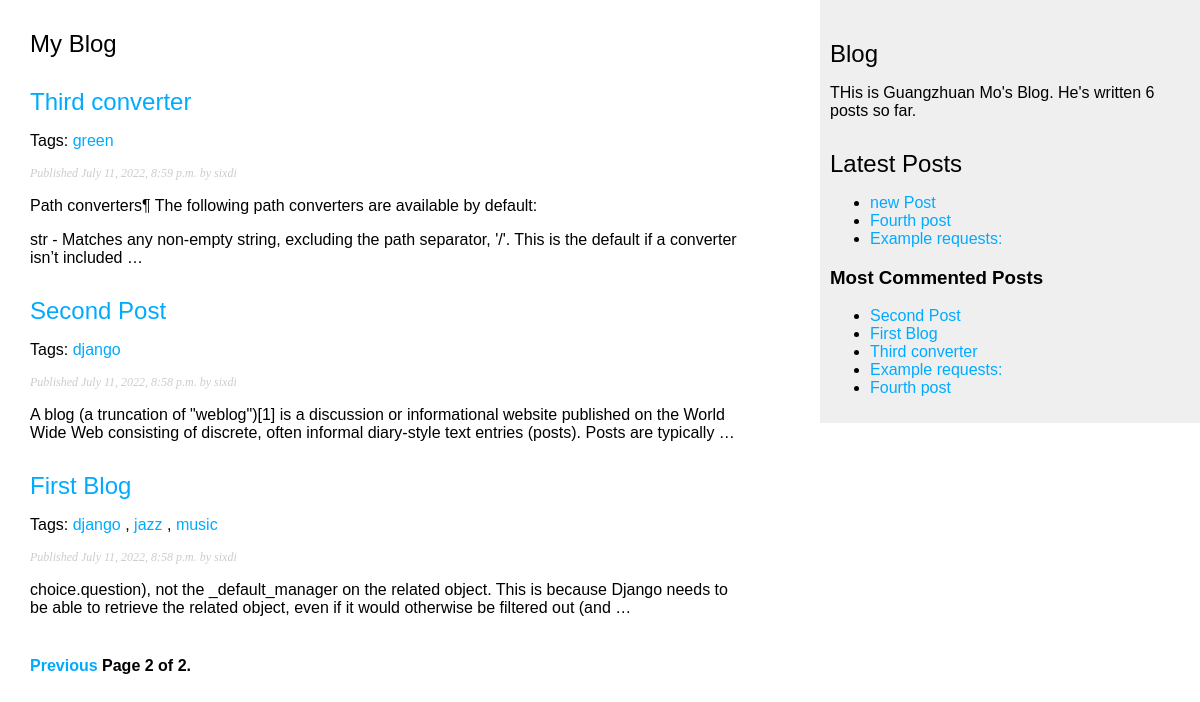
Screenshot of /blog/?page=2 with the database file from the repository.
### blog/models.py (models this page shows, shortened)
class Post(models.Model):
    STATUS_CHOICE = (
        ('draft', 'Draft'),
        ('published', 'Published'),
    )
    title = models.CharField(max_length=250)
    slug = models.SlugField(max_length=250, unique_for_date='publish')
    author = models.ForeignKey(User, on_delete=models.CASCADE, related_name='blog_posts')
    body = models.TextField()
    publish = models.DateTimeField(default=timezone.now)
    created = models.DateTimeField(auto_now_add=True)
    updated = models.DateTimeField(auto_now=True)
    status = models.CharField(max_length=10, choices=STATUS_CHOICE, default='draft')
    tags = TaggableManager()
    class Meta:
        ordering = ('-publish', )
    objects = models.Manager()
    published = PublishedManager()
    def get_absolute_url(self):
        return reverse('blog:post_detail', args=[
            self.publish.year,
            self.publish.month,
            self.publish.day, self.slug
        ])

### blog/views.py (the view)
# urls.py: path('', views.post_list, name='post_list'),
def post_list(request, tag_slug=None):
    tag = None
    posts = Post.published.all()
    if tag_slug:
        tag = get_object_or_404(Tag, slug=tag_slug)
        posts = posts.filter(tags__in=[tag])
    per_page = 3
    paginator = Paginator(object_list=posts, per_page=per_page)
    page = request.GET.get('page')
    try:
        posts = paginator.page(page)
    except PageNotAnInteger:
        posts = paginator.page(1)
    except EmptyPage:
        posts = paginator.page(paginator.num_pages)
    context = {
        'page': page,
        'posts': posts,
        'tag': tag,
    }
    return render(request, 'blog/post/list.html', context=context)

### blog/models.py (called while the page is built)
    def get_queryset(self):
        return super(PublishedManager, self).get_queryset().filter(status='published')

### blog/templatetags/blog_tags.py (called while the page is built)
@register.simple_tag
def total_posts():
    return Post.published.count()

@register.inclusion_tag('blog/post/latest_posts.html')
def show_latest_posts(count=5):
    lastest_posts = Post.published.order_by('-publish')[:count]
    return {'latest_posts': lastest_posts}

@register.simple_tag
def get_most_commented_posts(count=5):
    return Post.published.annotate(total_comments=Count('comments')).order_by('-total_comments')[:count]

@register.filter(name='markdown')
def markdown_format(text):
    return mark_safe(markdown.markdown(text))

### templates/blog/post/list.html (shortened to what this page needs)
{% extends 'blog/base.html' %}
{% load blog_tags %}
{% block content %}
    <h2>My Blog</h2>
    {% for post in posts %}
        <h2>
            <a href="{{ post.get_absolute_url }}">
                {{post.title}}
            </a>
        </h2>
        <p class="tags">
            Tags:
            {% for tag in post.tags.all %}
                <a href="{% url 'blog:post_list_by_tag' tag.slug %} ">{{tag.name}}</a>
                {% if not forloop.last %}, {% endif %}
            {% endfor %}
        </p>
        <p class="date">
            Published {{ post.publish }} by {{ post.author }}
        </p>
        {{ post.body|markdown|truncatewords_html:30}}
    {% endfor %}
    {% include "blog/post/pagination.html" with page=posts %}
{% endblock %}

### templates/blog/base.html (shortened to what this page needs)
{% load static %}
{% load blog_tags %}
<!DOCTYPE html>
<html lang="en">
<head>
    <link href="{% static 'css/blog.css' %}" rel="stylesheet">
</head>
<body>
    <div id="content">
        {% block content %}
        {% endblock %}
    </div>
    <div id="sidebar">
        <h2>Blog</h2>
        <p>THis is Guangzhuan Mo's Blog. He's written {% total_posts %} posts so far.</p>
        <h2>Latest Posts</h2>
        {% show_latest_posts 3 %}
        <h3>Most Commented Posts</h3>
        {% get_most_commented_posts as most_commented_posts %}
        <ul>
            {% for post in most_commented_posts%}
                <li>
                    <a href="{{post.get_absolute_url}}">{{post.title}}</a>
                </li>
            {% endfor%}
        </ul>
    </div>
</body>
</html>

### templates/blog/post/latest_posts.html
<ul>
    {% for post in latest_posts %}
        <li>
            <a href="{{post.get_absolute_url}}">{{post.title}}</a>
        </li>
    {% endfor %}
</ul>

### static/css/blog.css (style rules this page uses)
body { margin:0; padding:0; font-family:helvetica, sans-serif; }
a { color:#00abff; text-decoration:none; }
h2 { font-weight:normal; margin:30px 0 0; }
#content { float:left; width:60%; padding:0 0 0 30px; }
#sidebar { float:right; width:30%; padding:10px; background:#efefef; height:100%; }
p.date { color:#ccc; font-family: georgia, serif; font-size: 12px; font-style: italic; }

### rows the page displays
Post: title "Third converter", publish "July 11, 2022, 8:59 p.m.", author "sixdi", body "Path converters¶ The following path converters are available by default: str - Matches any non-empty string, excluding the path separator, '/'. This is the default if a converter isn’t included …"
Tag: name "green"
Post: title "Second Post", publish "July 11, 2022, 8:58 p.m.", author "sixdi", body "A blog (a truncation of \"weblog\")[1] is a discussion or informational website published on the World Wide Web consisting of discrete, often informal diary-style text entries (posts). Posts are typically …"
Tag: name "django"
Post: title "First Blog", publish "July 11, 2022, 8:58 p.m.", author "sixdi", body "choice.question), not the _default_manager on the related object. This is because Django needs to be able to retrieve the related object, even if it would otherwise be filtered out (and …"
Tag: name "jazz"
Tag: name "music"
Post: title "new Post"
Post: title "Fourth post"
Post: title "Example requests:"

### other values shown
{{ page.number }} "2"
{{ page.paginator.num_pages }} "2"
